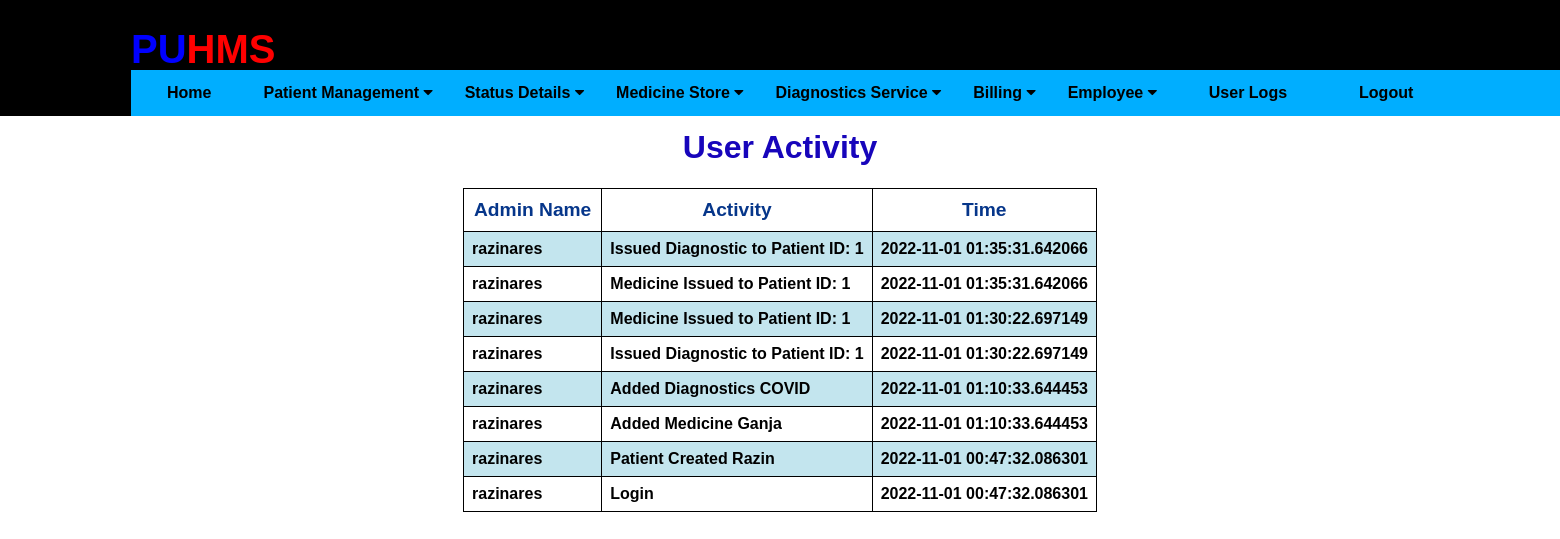
/user_activity (signed in), run on the app's committed database.
### application/db.py (models this page shows)
class UserActivity(db.Model):
    id = db.Column(db.Integer, primary_key=True)
    userID = db.Column(db.Integer, db.ForeignKey('userstore.id'))
    action = db.Column(db.String(255), nullable=False)
    time = db.Column(db.DateTime, default=datetime.now())

class Userstore(db.Model):
    __tablename__ = 'userstore'
    id = db.Column(db.Integer, primary_key=True)
    uname = db.Column(db.String(20), unique=True)
    password = db.Column(db.String(20), nullable=False)
    date_created = db.Column(db.DateTime, default=datetime.now)
    activity = db.relationship('UserActivity', backref='user')

### application/routes.py (the view)
@app.route('/user_activity')
def user_activity():
    if 'username' in session:
        activities = UserActivity.query.order_by(UserActivity.id.desc()).limit(50).all()
        return render_template('userActivity.html', activities = activities)
    else:
        return redirect(url_for('login'))

### application/templates/userActivity.html (shortened to what this page needs)
{% extends "layout.html" %}
{% block content %}
        <div class="form1">
            <h1 style="text-align: center; color: rgb(23, 5, 187);">User Activity</h1>
            <table >
        <tr>
            <th>Admin Name</th>
            <th>Activity</th>
            <th>Time</th>
        </tr>
        {% for activity in activities %}
        <tr>
            <td> {{ activity.user.uname }} </td>
            <td> {{ activity.action }} </td>
            <td> {{ activity.time }} </td>
        </tr>
        {% endfor %}
    </table>
    <br>
        </div>
    {% endblock %}

### application/templates/layout.html (shortened to what this page needs)
<!DOCTYPE html>
<html>
<head>
    <link rel="stylesheet" href="https://cdnjs.cloudflare.com/ajax/libs/font-awesome/4.7.0/css/font-awesome.min.css">
    <link rel="stylesheet" href="{{ url_for('static', filename='css/main.css') }}">
</head>
<body>
    {% include "includes/header.html" %}
    {% block content %}{% endblock %}
</body>
</html>

### application/templates/includes/header.html (shortened to what this page needs)
<header>
    <div class="heading">
        <h1 id="logo" style="color: blue; display: inline-flex; font-size: 40px;">PU
            <div style="color: red; display: inline-flex; font-size: 40px;">HMS</div>
        </h1>
    </div>
    <div class="links">
        <nav class="navbar">
            {% if session.get('username') %}
            <div class="home"><a href="{{ url_for('home') }}">Home</a></div>
            <div class="dropdown">
                <button class="dropbtn">Patient Management
                    <i class="fa fa-caret-down"></i>
                </button>
            </div>
            {% endif %}
            {% if session.get('username') %}
            <div class="dropdown">
                <button class="dropbtn">Status Details
                    <i class="fa fa-caret-down"></i>
                </button>
            </div>
            {% endif %}
            {% if session.get('username') %}
            <div class="dropdown">
                <button class="dropbtn">Medicine Store
                    <i class="fa fa-caret-down"></i>
                </button>
            </div>
            {% endif %}
            {% if session.get('username') %}
            <div class="dropdown">
                <button class="dropbtn">Diagnostics Service
                    <i class="fa fa-caret-down"></i>
                </button>
            </div>
            {% endif %}
            {% if session.get('username') %}
            <div class="dropdown">
                <button class="dropbtn">Billing
                    <i class="fa fa-caret-down"></i>
                </button>
            </div>
            {% endif %}
            {% if session.get('username') %}
            <div class="dropdown">
                <button class="dropbtn">Employee
                    <i class="fa fa-caret-down"></i>
                </button>
            </div>
            <div class="user"><a href="{{ url_for('user_activity') }}">User Logs</a></div>
            {% endif %}
            <div class="logout"><a href="{{ url_for('logout') }}">Logout</a></div>
        </nav>
    </div>
</header>

### application/static/css/main.css (style rules this page uses)
header { background-color: black; height: 116px; position: absolute; top: 0; left: 0; width: 100%; }
html { overflow-y: scroll; overflow-x: hidden; }
body { font-family: Arial, Helvetica, sans-serif; height: 100%; display: flex; flex-direction: column; }
#logo { color: rgb(7, 162, 252); display: inline-flex; position: absolute; left: 131px; }
.navbar { overflow: hidden; background-color: rgb(0, 174, 255); }
.navbar a { float: left; font-size: 16px; color: black; font-weight: bolder; text-align: center; padding: 14px 36px; text-decoration: none; }
.dropdown { float: left; overflow: hidden; }
.dropdown .dropbtn { font-size: 16px; font-weight: bolder; border: none; outline: none; color: black; padding: 14px 16px; background-color: inherit; font-family: inherit; margin: 0; }
.links { width: 1510px; position: absolute; left: 131px; top: 70px; }
.form1 { padding: 100px 0; width: auto; margin: auto; }
table, th, td { border: 1px solid black; border-collapse: collapse; }
a { text-decoration: none; }

### application/templates/layout.html (style rules this page uses)
table { font-family: arial, sans-serif; border-collapse: collapse; width: 100%; }
td { border: 1px solid #dddddd; text-align: left; font-weight: bold; padding: 8px; }
th { border: 1px solid #dddddd; width: auto; color: #06368a; text-align: center; font-size: larger; font-weight: bolder; padding: 10px; }
tr:nth-child(even) { background-color: #c3e5ee; }

### data on the page
UserActivity: user.uname "razinares", action "Issued Diagnostic to Patient ID: 1", time "2022-11-01 01:35:31.642066"
UserActivity: user.uname "razinares", action "Medicine Issued to Patient ID: 1", time "2022-11-01 01:35:31.642066"
UserActivity: user.uname "razinares", action "Medicine Issued to Patient ID: 1", time "2022-11-01 01:30:22.697149"
UserActivity: user.uname "razinares", action "Issued Diagnostic to Patient ID: 1", time "2022-11-01 01:30:22.697149"
UserActivity: user.uname "razinares", action "Added Diagnostics COVID", time "2022-11-01 01:10:33.644453"
UserActivity: user.uname "razinares", action "Added Medicine Ganja", time "2022-11-01 01:10:33.644453"
UserActivity: user.uname "razinares", action "Patient Created Razin", time "2022-11-01 00:47:32.086301"
UserActivity: user.uname "razinares", action "Login", time "2022-11-01 00:47:32.086301"
